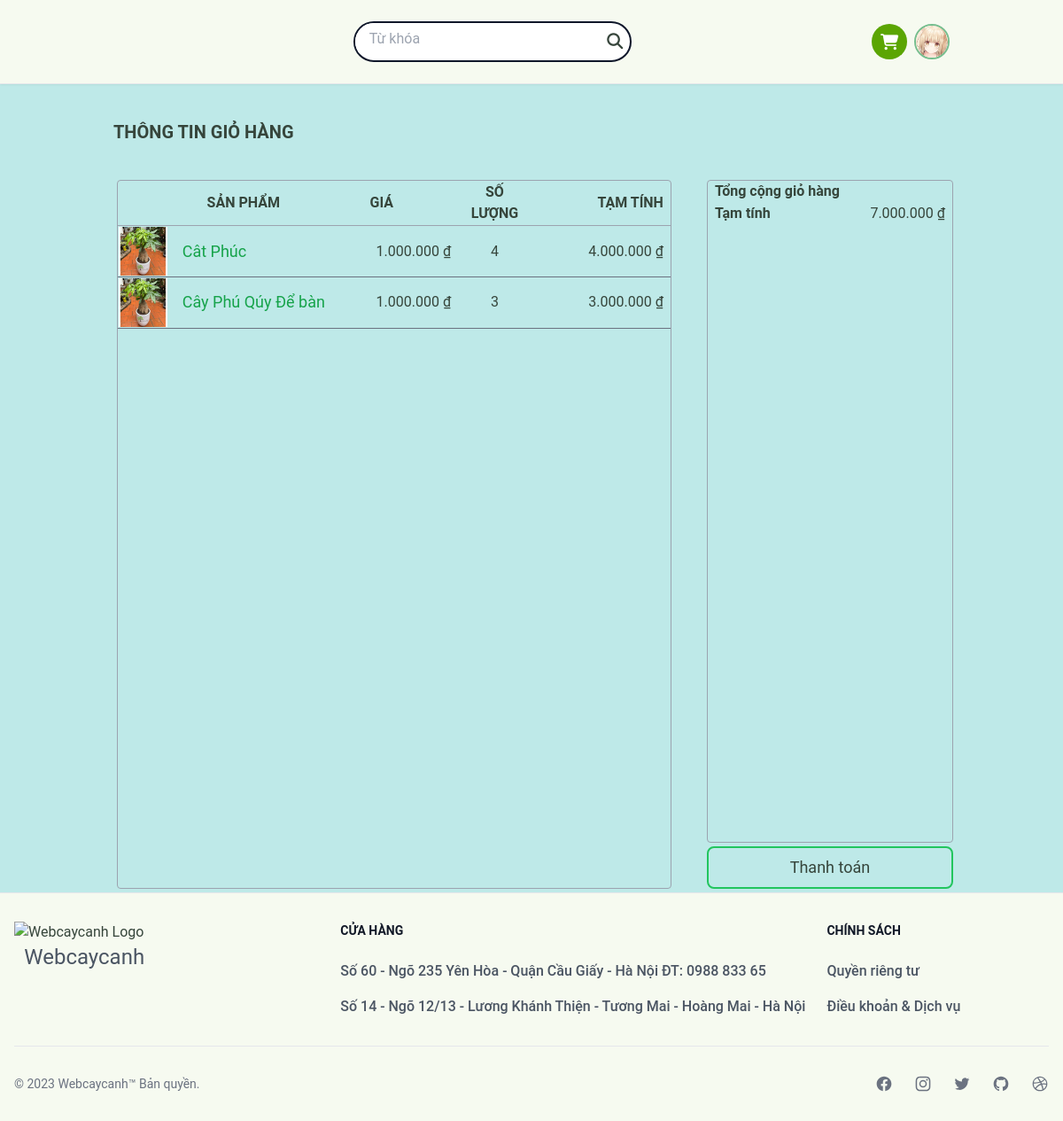
/cart/list/ (signed in), run on an earlier commit of the app's database.
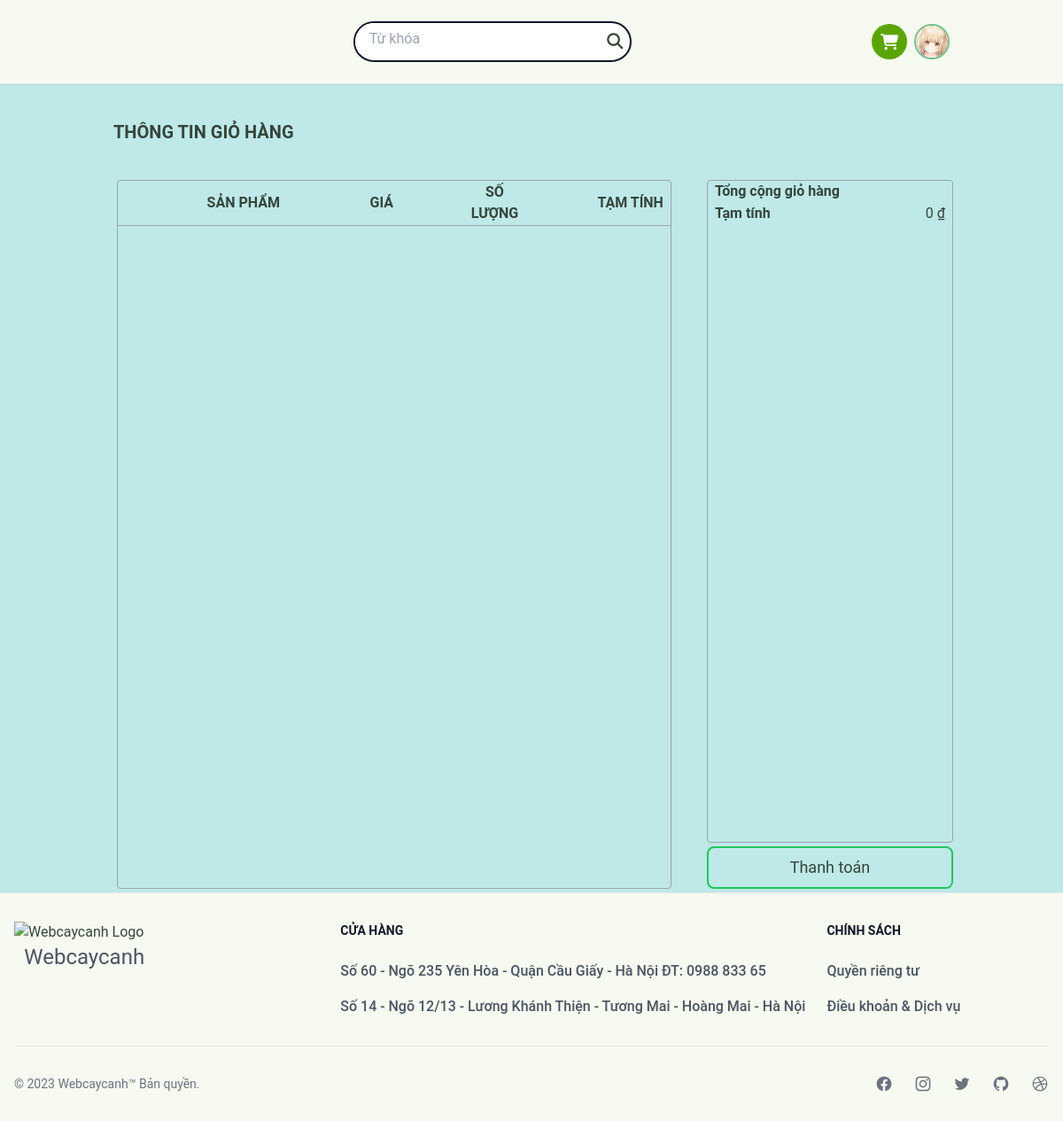
And on a later commit of the database.
### core/models.py (models this page shows, shortened)
class BaseModel(models.Model):
    created_at = models.DateTimeField(auto_now_add=True)
    updated_at = models.DateTimeField(auto_now=True)
    class Meta:
        abstract = True

class OrderItem(BaseModel):
    product = models.ForeignKey(Product, on_delete=models.CASCADE)
    order = models.ForeignKey(Order, on_delete=models.CASCADE)
    quantity = models.PositiveIntegerField(default=1)
    def total_price(self):
        return self.quantity * self.product.price

class Product(BaseModel):
    name = models.CharField(max_length=255, unique=True, blank=False)
    price = models.DecimalField(
        max_digits=10, decimal_places=0, validators=[MinValueValidator(0)]
    )
    summary = models.TextField(default="")
    description = models.TextField(default="")
    quantity = models.PositiveIntegerField(default=0)
    category = models.ForeignKey(Category, on_delete=models.CASCADE)
    thumbnail = ProcessedImageField(
        upload_to=hashed_filename,
        default="defaults/product.png",
        processors=[ResizeToFill(400, 400)],
        format="PNG",
        options={"quality": 60},
    )

class Order(BaseModel):
    PENDING = "PE"
    DELIVERY = "DE"
    COMPLETED = "CO"
    CANCEL = "CA"
    ORDER_STATUS = [
        (PENDING, "Chưa xác nhận"),
        (DELIVERY, "Đang giao"),
        (COMPLETED, "Hoàn thành"),
        (CANCEL, "Đã hủy"),
    ]
    state = models.CharField(max_length=2, choices=ORDER_STATUS, default=PENDING)
    user = models.ForeignKey(User, to_field="username", on_delete=models.CASCADE)
    def total_price(self):
        return sum(item.total_price() for item in self.orderitem_set.all())

### core/views.py (the view)
# urls.py: path("cart/list/", CartListView.as_view(), name="cart_list"),
class CartListView(LoginRequiredMixin, ListView):
    model = OrderItem
    template_name = "core/cart_list.html"
    context_object_name = "order_items"
    def get_queryset(self):
        order, _created = Order.objects.get_or_create(
            user=self.request.user, state=Order.PENDING
        )
        return OrderItem.objects.filter(order=order)
    def get_context_data(self, **kwargs):
        context = super().get_context_data(**kwargs)
        context["order"] = Order.objects.get_or_create(
            user=self.request.user, state=Order.PENDING
        )[0]
        return context

### core/templatetags/concurency.py (called while the page is built)
@register.filter
def vnd_format(value):
    return humanize.intcomma(value, False).replace(",", ".") + " ₫"

### user/models.py (called while the page is built)
    def full_name(self):
        return f"{self.user.first_name} {self.user.last_name}"

### templates/core/cart_list.html (shortened to what this page needs)
{% extends "layout/base.html" %}
{% load static %}
{% load humanize %}
{% load concurency %}
{% block content %}
<div class="mx-auto">
    <h1 class="text-xl font-bold my-10 uppercase">Thông tin giỏ hàng</h1>
    <div class="flex overflow-hidden w-full min-h-screen m-1">
        <div class="w-3/4 mr-10 border-gray-400 border rounded">
            <table class="table-fixed w-full border-collapse">
                <thead>
                    <th class=" uppercase border-b mb-4 border-gray-400 " colspan="5">Sản phẩm</th>
                    <th class=" uppercase text-left border-b mb-4 border-gray-400 " colspan="2">Giá</th>
                    <th class=" uppercase border-b mb-4 border-gray-400 " colspan="1">Số lượng</th>
                    <th class=" uppercase text-right px-2 border-b mb-4 border-gray-400 " colspan="3">Tạm tính</th>
                </thead>
                <tbody class="overflow-x-hidden overflow-y-auto">
                    {% for item in order_items %}
                    <tr class="">
                        <td class="border-y border-gray-500" colspan="1">
                            <img src="{{ item.product.thumbnail.url }}" alt="">
                        </td>
                        <td class="border-y p-1 pl-4 text-lg border-gray-500" colspan="4">
                            <a href="{% url 'core:product_detail' item.product.id %}"
                                class="text-green-600 hover:text-green-400">
                                {{ item.product.name }}</a>
                        </td>
                        <td class="border-y p-1 border-gray-500 text-left px-2" colspan="2">
                            {{ item.product.price|vnd_format }}
                        </td>
                        <td class="border-y p-1 border-gray-500 text-center" colspan="1">{{ item.quantity }}</td>
                        <td class="border-y p-1 border-gray-500 text-right px-2" colspan="3">
                            {{ item.total_price|vnd_format}}
                        </td>
                    </tr>
                    {% endfor %}
                </tbody>
            </table>
        </div>
        <div class="w-1/3 flex flex-col justify-between gap-1">
            <div class="border-gray-400 border rounded grow">
                <h1 class="font-semibold px-2">Tổng cộng giỏ hàng</h1>
                <table class="w-full">
                    <tbody>
                        <td class="font-semibold px-2">Tạm tính</td>
                        <td class="text-right px-2">{{ order.total_price|vnd_format }}</td>
                    </tbody>
                </table>
            </div>
            <div class="h-max flex flex-col justify-between">
                <button class="btn w-full text-lg hover:text-white border-green-500 hover:bg-green-500">
                    Thanh toán
                </button>
            </div>
        </div>
    </div>
</div>
{% endblock content %}

What changed in the data, as far as the page shows it:
removed OrderItem: product.thumbnail (placeholder picture), product.name "Cât Phúc", product.price|vnd_format "1.000.000 ₫", quantity "4", total_price|vnd_format "4.000.000 ₫"
removed OrderItem: product.thumbnail (placeholder picture), product.name "Cây Phú Qúy Để bàn", product.price|vnd_format "1.000.000 ₫", quantity "3", total_price|vnd_format "3.000.000 ₫"
computed for Order: total_price|vnd_format "7.000.000 ₫" → "0 ₫"
